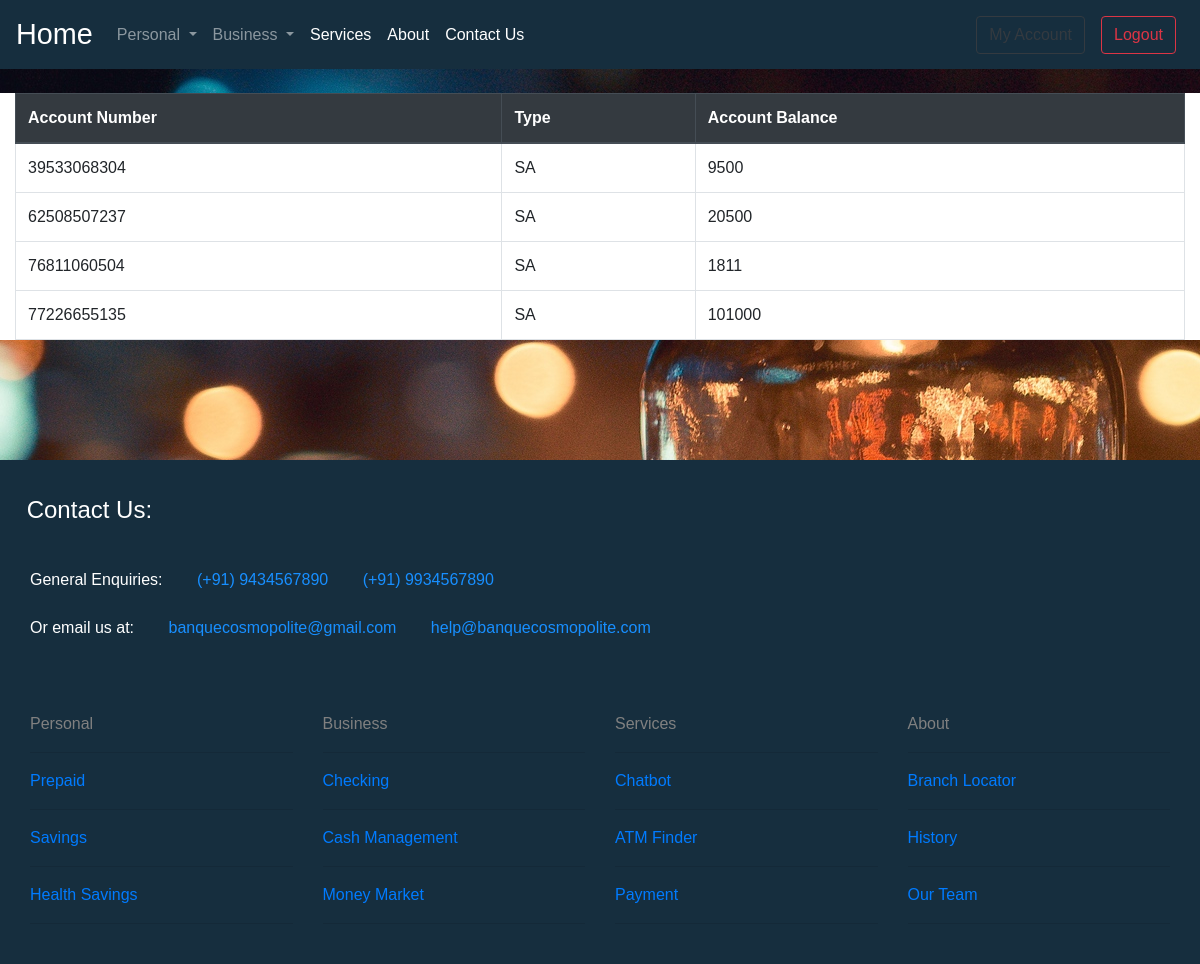
The app's page /accinfo/ (signed in) with its own data.
### main/models.py (models this page shows, shortened)
class Account(models.Model):
    acc_no = models.AutoField(primary_key=True)
    mother_branch = models.ForeignKey(Branch, on_delete=models.CASCADE)
    acc_type = models.ForeignKey(AccountType, on_delete=models.CASCADE)
    acc_balance = models.BigIntegerField()
    start_date = models.DateField()
    end_date = models.DateField()
    user_id = models.ForeignKey(BankUser, on_delete=models.CASCADE)
    def __str__(self):
        return str(self.acc_no)

class AccountType(models.Model):
    acc_types = (
        ('CA', 'Current Account'),
        ('SA', 'Savings Account'),
        ('RD', 'Reccuring Deposit'),
        ('FD', 'Fixed Deposit'),
        ('ZB', 'Zero Balance')
    )
    acc_type = models.CharField(
        primary_key=True, max_length=2, choices=acc_types
        )
    ca_min, sa_min, rd_min, fd_min, zb_min = 0, 1, 2, 3, 4
    minbal_types = (
        (ca_min, 'CA_min'),
        (sa_min, 'SA_min'),
        (rd_min, 'RD_min'),
        (fd_min, 'FD_min'),
        (zb_min, 'ZB_min')
    )
    minbal_type = models.IntegerField(unique=True, choices=minbal_types)
    ca_roi, sa_roi, rd_roi, fd_roi, zb_roi = 0, 1, 2, 3, 4
    roi_types = (
        (ca_roi, 'CA_roi'),
        (sa_roi, 'SA_roi'),
        (rd_roi, 'RD_roi'),
        (fd_roi, 'FD_roi'),
        (zb_roi, 'ZB_roi')
    )
    roi_type = models.DecimalField(
        unique=True, max_digits=5, decimal_places=2, choices=roi_types
        )
    def __str__(self):
        return str(self.acc_type)

### main/views.py (the view)
# urls.py: path('accinfo/', views.accinfo, name='accinfo'),
@login_required(login_url='/login/')
def accinfo(request):
    uname=request.user.username
    accinfo=Account.objects.filter(user_id__user__username=uname)
    print(accinfo)
    return render(request, 'myapp/AccInfo.html',{'accinfo':accinfo})

### main/templates/myapp/AccInfo.html
{% extends 'myapp/header_footer.html' %}
{% block content %}
   {% load static %}
   <link href="{% static 'stylesheets/Transaction_style.css' %}" rel='stylesheet'>
<br/>
<div class="container-fluid" style="background-color: white;;">
	<table class="table table-bordered table-hover table-responsive-xs">
	  <thead class="thead-dark">
	    <tr>
        <th scope="col">Account Number</th>
	      <th scope="col">Type</th>
        <th scope="col">Account Balance</th>
	    </tr>
	  </thead>
	  <tbody>
		  {% for i in accinfo %}
	    <tr>
	      <td>{{i.acc_no}}</td>
	      <td>{{i.acc_type}}</td>
        <td>{{i.acc_balance}}</td>
		</tr>
		{% endfor %}
	  </tbody>
	</table>
</div>
{% endblock %}

### main/static/stylesheets/Bank_style.css (style rules this page uses)
body { background: url('../img/bg.jpg') repeat; font-family: Arial; color:cornflowerblue }

### main/static/stylesheets/Transaction_style.css (style rules this page uses)
body { background: url('img/bg.jpg') no-repeat; font-family: Arial; color:cornflowerblue }

### records on screen
Account: acc_no "39533068304", acc_type "SA", acc_balance "9500"
Account: acc_no "62508507237", acc_type "SA", acc_balance "20500"
Account: acc_no "76811060504", acc_type "SA", acc_balance "1811"
Account: acc_no "77226655135", acc_type "SA", acc_balance "101000"
